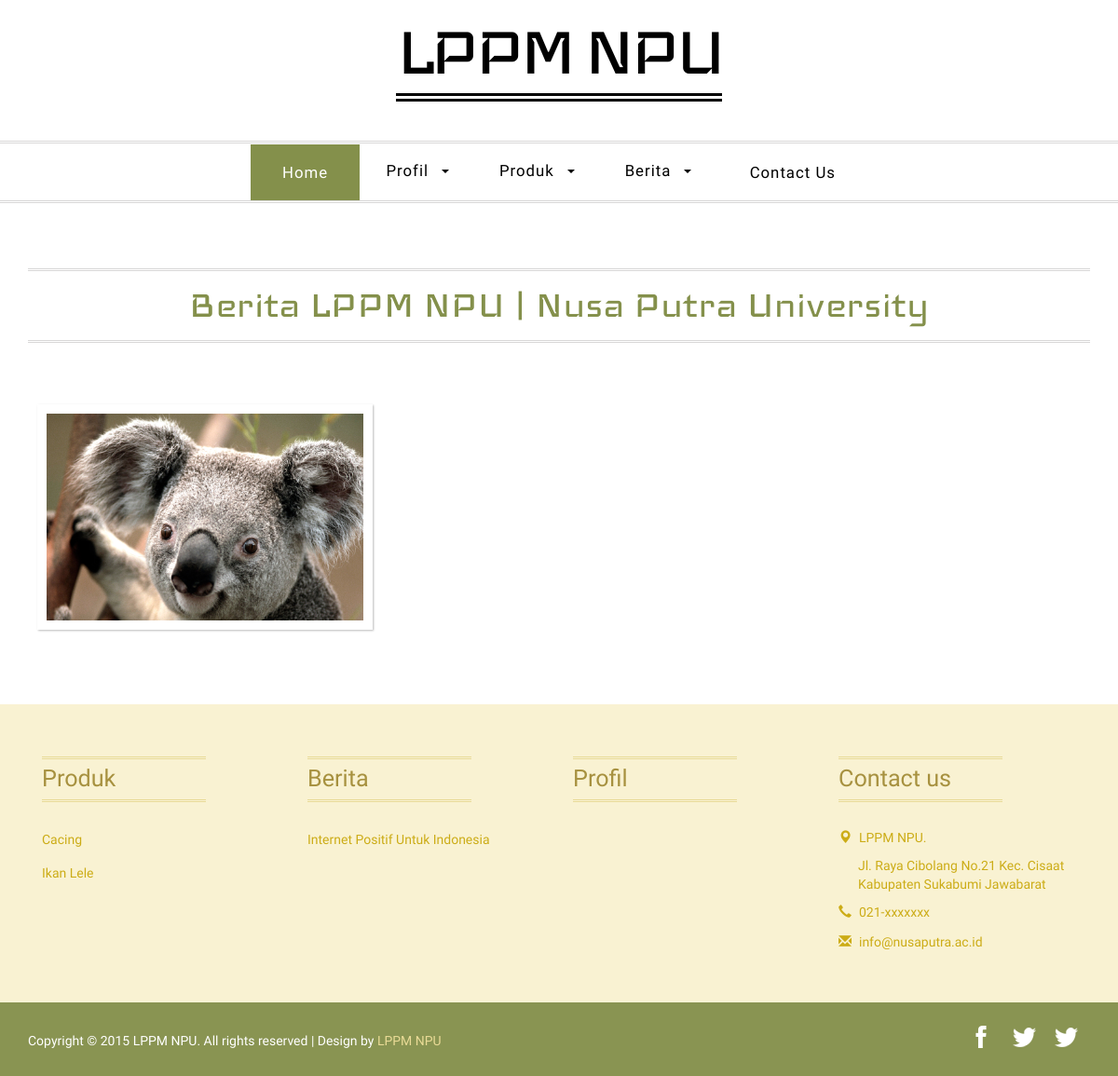
The page /index.php/berita on the database its author committed.
### tables this page shows
CREATE TABLE `konfigurasi` (
  `id_konfigurasi` int(11) NOT NULL,
  `home_setting` varchar(20) NOT NULL,
  `namaweb` varchar(200) NOT NULL,
  `tagline` varchar(200) DEFAULT NULL,
  `tentang` varchar(500) DEFAULT NULL,
  `gambar` text,
  `video` varchar(50) DEFAULT NULL,
  `yacht` text NOT NULL,
  `website` varchar(255) DEFAULT NULL,
  `email` varchar(255) DEFAULT NULL,
  `alamat` varchar(400) DEFAULT NULL,
  `telepon` varchar(50) DEFAULT NULL,
  `hp` varchar(50) DEFAULT NULL,
  `fax` varchar(50) DEFAULT NULL,
  `logo` varchar(255) DEFAULT NULL,
  `icon` varchar(255) DEFAULT NULL,
  `keywords` varchar(400) DEFAULT NULL,
  `metatext` text,
  `facebook` varchar(255) DEFAULT NULL,
  `twitter` varchar(255) DEFAULT NULL,
  `instagram` varchar(255) DEFAULT NULL,
  `google_map` text,
  `judul_1` varchar(200) DEFAULT NULL,
  `pesan_1` varchar(200) DEFAULT NULL,
  `judul_2` varchar(200) DEFAULT NULL,
  `pesan_2` varchar(200) DEFAULT NULL,
  `judul_3` varchar(200) DEFAULT NULL,
  `pesan_3` varchar(200) DEFAULT NULL,
  `judul_4` varchar(200) DEFAULT NULL,
  `pesan_4` varchar(200) DEFAULT NULL,
  `judul_5` varchar(200) DEFAULT NULL,
  `pesan_5` varchar(200) NOT NULL,
  `judul_6` varchar(200) DEFAULT NULL,
  `pesan_6` varchar(200) NOT NULL,
  `id_user` int(11) NOT NULL,
  `tanggal` timestamp NOT NULL DEFAULT CURRENT_TIMESTAMP ON UPDATE CURRENT_TIMESTAMP
);

CREATE TABLE `berita` (
  `id_berita` int(11) NOT NULL,
  `id_user` int(11) NOT NULL,
  `id_kategori_berita` int(11) NOT NULL,
  `slug_berita` varchar(255) NOT NULL,
  `nama_berita` varchar(255) NOT NULL,
  `keterangan` text NOT NULL,
  `jenis_berita` varchar(20) NOT NULL,
  `status_berita` varchar(20) NOT NULL,
  `gambar` varchar(255) NOT NULL,
  `tanggal_post` datetime NOT NULL,
  `tanggal` timestamp NOT NULL DEFAULT CURRENT_TIMESTAMP ON UPDATE CURRENT_TIMESTAMP
);

CREATE TABLE IF NOT EXISTS `produk` (
  `id_produk` int(11) NOT NULL AUTO_INCREMENT,
  `id_user` int(11) NOT NULL,
  `id_kategori_produk` int(11) NOT NULL,
  `slug_produk` varchar(255) NOT NULL,
  `nama_produk` varchar(255) NOT NULL,
  `keterangan` text NOT NULL,
  `harga` int(11) NOT NULL,
  `stok` int(11) NOT NULL,
  `satuan` varchar(20) NOT NULL,
  `status_produk` varchar(20) NOT NULL,
  `gambar` varchar(255) NOT NULL,
  `tanggal_post` datetime NOT NULL,
  `tanggal` timestamp NOT NULL DEFAULT CURRENT_TIMESTAMP ON UPDATE CURRENT_TIMESTAMP,
  PRIMARY KEY (`id_produk`)
);

CREATE TABLE IF NOT EXISTS `kategori_produk` (
  `id_kategori_produk` int(11) NOT NULL AUTO_INCREMENT,
  `slug_kategori_produk` varchar(255) NOT NULL,
  `nama_kategori_produk` varchar(255) NOT NULL,
  `keterangan` text,
  `urutan` int(11) DEFAULT NULL,
  PRIMARY KEY (`id_kategori_produk`)
);

### application/views/layout/wrapper.php (called while the page is built)
<?php
require_once('head.php');
require_once('header.php');
require_once('nav.php');
require_once('content.php');
require_once('footer.php');

### application/controllers/Berita.php (called while the page is built, shortened)
<?php
class Berita extends CI_Controller {
	public function __construct(){
		$this->load->model('konfigurasi_model');
		$this->load->model('berita_model');
		$this->load->model('kategori_berita_model');
	}
	public function index() {
		$site	= $this->konfigurasi_model->listing();
		$berita	= $this->berita_model->home();
		$data	= array( 'title'	=> 'Berita '.$site['namaweb'].' | '.$site['tagline'],
						 'keywords' => 'Berita '.$site['namaweb'].', '.$site['keywords'],
						 'berita'	=> $berita,
						 'isi'		=> 'berita/list');
		$this->load->view('layout/wrapper',$data);
	}
}

### index.php (called while the page is built, shortened)
<?php
require_once BASEPATH.'core/CodeIgniter.php';

### application/models/Konfigurasi_model.php (called while the page is built, shortened)
<?php
class Konfigurasi_model extends CI_Model {
	public function listing() {
		$this->db->select('*');
		$this->db->from('konfigurasi');
		$this->db->order_by('id_konfigurasi','DESC');
		$query = $this->db->get();
		return $query->row_array();
	}
}

### application/views/layout/content.php (called while the page is built)
<?php
if($isi)   {
	$this->load->view($isi);
}

### application/models/Berita_model.php (called while the page is built, shortened)
<?php
class Berita_model extends CI_Model {
	public function home() {
		$this->db->select('berita.*, kategori_berita.nama_kategori_berita, users.nama');
		$this->db->from('berita');
		$this->db->join('kategori_berita','kategori_berita.id_kategori_berita = berita.id_kategori_berita', 'LEFT');
		$this->db->join('users','users.id_user = berita.id_user','LEFT');
		$this->db->where('berita.status_berita','Publish');
		$this->db->order_by('id_berita','DESC');
		$this->db->limit(6);
		$query = $this->db->get();
		return $query->result();
	}
}

### application/models/Site_model.php (called while the page is built, shortened)
<?php
class Site_model extends CI_Model {
	public function nav_produk() {
		$this->db->select('produk.*,kategori_produk.nama_kategori_produk,
						  kategori_produk.slug_kategori_produk');
		$this->db->from('produk');
		$this->db->join('kategori_produk','kategori_produk.id_kategori_produk = produk.id_kategori_produk');
		$this->db->group_by('produk.id_kategori_produk');
		$this->db->order_by('kategori_produk.nama_kategori_produk','ASC');
		$query = $this->db->get();
		return $query->result();
	}
	public function nav_berita() {
		$this->db->select('berita.*,kategori_berita.nama_kategori_berita,
						  kategori_berita.slug_kategori_berita');
		$this->db->from('berita');
		$this->db->join('kategori_berita','kategori_berita.id_kategori_berita = berita.id_kategori_berita');
		$this->db->group_by('berita.id_kategori_berita');
		$this->db->order_by('kategori_berita.nama_kategori_berita','ASC');
		$query = $this->db->get();
		return $query->result();
	}
	public function nav_profil() {
		$this->db->select('*');
		$this->db->from('berita');
		$this->db->where(array(	'jenis_berita'	=> 'Profil',
								'status_berita'	=> 'Publish'));
		$this->db->order_by('nama_berita');
		$query = $this->db->get();
		return $query->result();
	}
}

### application/views/berita/list.php (the view, shortened to what this page needs)
<div class="gallery">
<div class="container">
<h3 class="title"><?php echo $title ?></h3>
<div class="gallery-grids">
    <?php foreach($berita as $berita) { ?>
    <div class="col-md-4 port-grids view view-fourth">
        <a href="<?php echo base_url('berita/read/'.$berita->slug_berita) ?>" data-title="<?php echo $berita->nama_berita ?>">
            <img src="<?php echo base_url('assets/upload/image/'.$berita->gambar) ?>" class="img-responsive" alt="<?php echo $berita->nama_berita ?>"/>
        </a>
    </div>
    <?php } ?>
    <div class="clearfix"> </div>
</div>
</div>
</div>

### application/views/layout/head.php (shortened to what this page needs)
<!DOCTYPE html>
<html>
<head>
<link href="<?php echo base_url () ?>assets/front/css/bootstrap.css" type="text/css" rel="stylesheet" media="all">
<link href="<?php echo base_url () ?>assets/front/css/style.css" type="text/css" rel="stylesheet" media="all">
</head>
<body>

### application/views/layout/header.php
<?php
$site = $this->konfigurasi_model->listing();
?>
<div class="logo">
  <div class="container">
	  <div class="logo-info">
		  <a href="<?php echo base_url() ?>">
			  <h1><?php echo $site['namaweb'] ?></h1>
		  </a>
	  </div>
  </div>
</div>

### application/views/layout/nav.php (shortened to what this page needs)
<div class="top-nav">
<nav class="navbar navbar-default">
<div class="collapse navbar-collapse" id="bs-example-navbar-collapse-1">
<ul class="nav navbar-nav">
  <li class="hvr-bounce-to-bottom active"><a href="<?php echo base_url() ?>">Home</a></li>
   <li><a href="#" class="dropdown-toggle hvr-bounce-to-bottom" data-toggle="dropdown" role="button" aria-haspopup="true" aria-expanded="false">Profil<span class="caret"></span></a>
  </li>
  <li><a href="#" class="dropdown-toggle hvr-bounce-to-bottom" data-toggle="dropdown" role="button" aria-haspopup="true" aria-expanded="false">Produk<span class="caret"></span></a>
  </li>
  <li><a href="#" class="dropdown-toggle hvr-bounce-to-bottom" data-toggle="dropdown" role="button" aria-haspopup="true" aria-expanded="false">Berita<span class="caret"></span></a>
  </li>
  <li class="hvr-bounce-to-bottom"><a href="<?php echo base_url('contact') ?>">Contact Us</a></li>
</ul>
</div>
</nav>
</div>

### application/views/layout/footer.php (shortened to what this page needs)
<?php
$site = $this->konfigurasi_model->listing();
?>
<div class="footer">
<div class="container">
<div class="footer-grids">
	<div class="col-md-3 footer-grid">
		<h3 class="title">Produk</h3>
		<ul>
		<?php
		$footer_produk	= $this->site_model->nav_produk();
		foreach($footer_produk as $foprod) {
		?>
			<li><a href="<?php echo base_url('produk/kategori/'.$foprod->slug_kategori_produk) ?>"><?php echo $foprod->nama_kategori_produk ?></a></li>
		<?php } ?>
		</ul>
	</div>
	<div class="col-md-3 footer-grid">
		<h3 class="title">Berita</h3>
		 <ul>
         	<?php
			$footer_berita	= $this->site_model->nav_berita();
			foreach($footer_berita as $fober) {
			?>
			<li><a href="<?php echo base_url('berita/kategori/'.$fober->slug_berita) ?>"><?php echo $fober->nama_berita ?></a></li>
			<?php } ?>
		</ul>
	</div>
	<div class="col-md-3 footer-grid">
		<h3 class="title">Profil</h3>
		<ul>
		</ul>
	</div>
	<div class="col-md-3 footer-grid contact-grid">
			<h3 class="title">Contact us</h3>
			<ul>
				<li><span class="glyphicon glyphicon-map-marker" aria-hidden="true"></span><?php echo $site['namaweb']?>.</li>
				<li class="adrs"><?php echo nl2br ($site['alamat'])?></li>
				<li><span class="glyphicon glyphicon-earphone" aria-hidden="true"></span><?php echo $site['telepon']?></li>
				<li><span class="glyphicon glyphicon-envelope" aria-hidden="true"></span><a href="mailto:<?php echo $site['email']?>"><?php echo $site['email']?></a></li>
			</ul>
	</div>
	<div class="clearfix"> </div>
</div>
</div>
</div>
<div class="copy">
<div class="container">
<div class="copy-left">
	<p>Copyright © 2015 <?php echo $site['namaweb']?>. All rights reserved | Design by <a href="<?php echo $site['website']?>"><?php echo $site['namaweb']?></a></p>
</div>
<div class="social-icons">
	<ul>
		<li><a href="<?php echo $site['facebook']?>" class="fb"></a></li>
		<li><a href="<?php echo $site['twitter']?>"></a></li>
        <li><a href="<?php echo $site['instagram']?>" class="ig"></a></li>
	</ul>
</div>
<div class="clearfix"> </div>
</div>
</div>
</body>
</html>

### rows shown on the page
konfigurasi: namaweb "LPPM NPU", alamat "Jl. Raya Cibolang No.21 Kec. Cisaat Kabupaten Sukabumi Jawabarat", telepon "021-xxxxxxx", email "info@nusaputra.ac.id"
berita: gambar (picture), nama_berita "Internet Positif Untuk Indonesia"
produk: id_kategori_produk.nama_kategori_produk "Cacing"
produk: id_kategori_produk.nama_kategori_produk "Ikan Lele"

### other values the page prints
$title "Berita LPPM NPU | Nusa Putra University"
